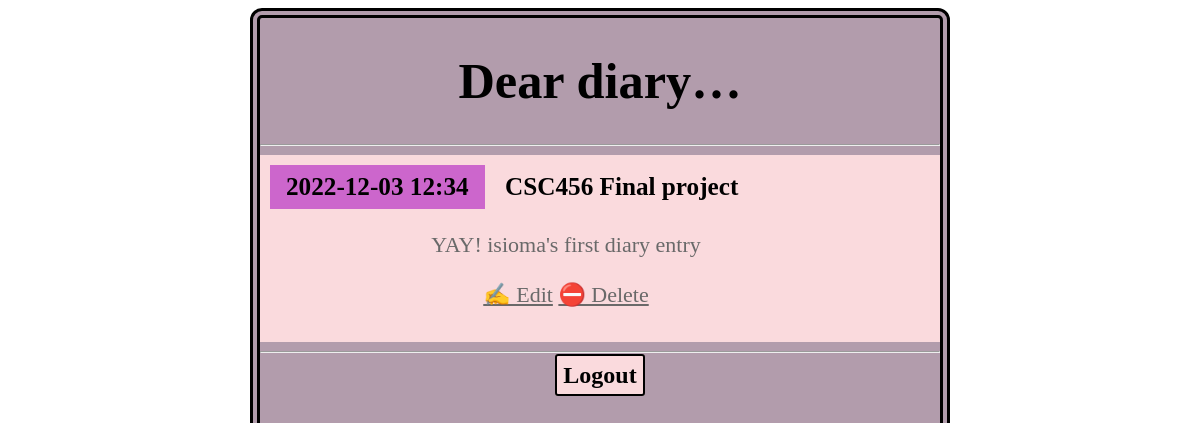
Screenshot of /entry/1 (signed in) with the database file from the repository.
### entries/models.py (models this page shows, shortened)
class Entry(models.Model):
    title = models.CharField(max_length=200)
    content = models.TextField()
    date_created = models.DateTimeField(default=timezone.now)
    class Meta:
        verbose_name_plural = "Entries"

### entries/views.py (the view)
class EntryDetailView(LockedView, DetailView):
  model = Entry

### entries/templates/entries/entry_detail.html
{% extends "entries/base.html" %}
{% block content %}
  <article>
    <h2>{{ entry.date_created|date:'Y-m-d H:i' }}</h2>
    <h3>{{ entry.title }}</h3>
    <p>{{ entry.content }}</p>
  </article>
  <p>
      <a href="{% url 'entry-update' entry.id %}">✍️ Edit</a>
      <a href="{% url 'entry-delete' entry.id %}">⛔ Delete</a>
  </p>
{% endblock %}

### entries/static/css/diary.css (style rules this page uses)
* { box-sizing: border-box; }
body { font-family: "Times New Roman", Times, serif; font-size: 18px; }
a { color: inherit; }
h2, h3 { font-size: 1.4em; margin: 0; display: inline-block; padding: 0.5rem 1rem; vertical-align: top; }
h2 { background-color: #cc66cc; }
article { margin-bottom: 0.5rem; }
p { text-align: center; font-size: 22px; padding-left: 1rem; line-height: 1.3em; max-width: 36rem; color: dimgray; }

### rows the page displays
Entry: date_created "2022-12-03 12:34", title "CSC456 Final project", content "YAY! isioma's first diary entry"
